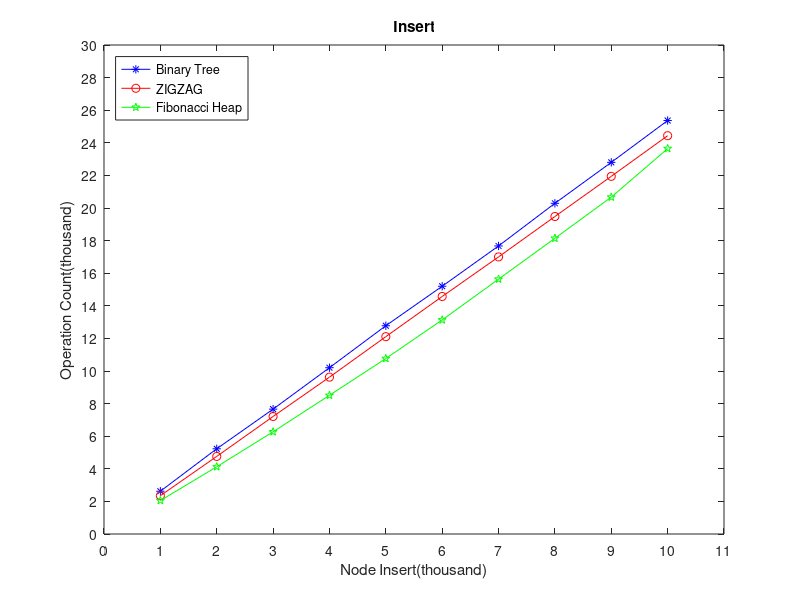
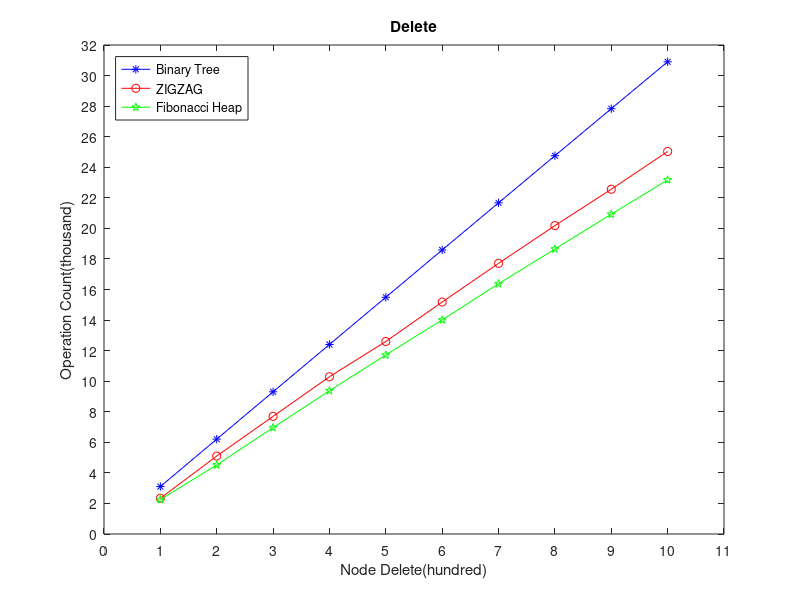
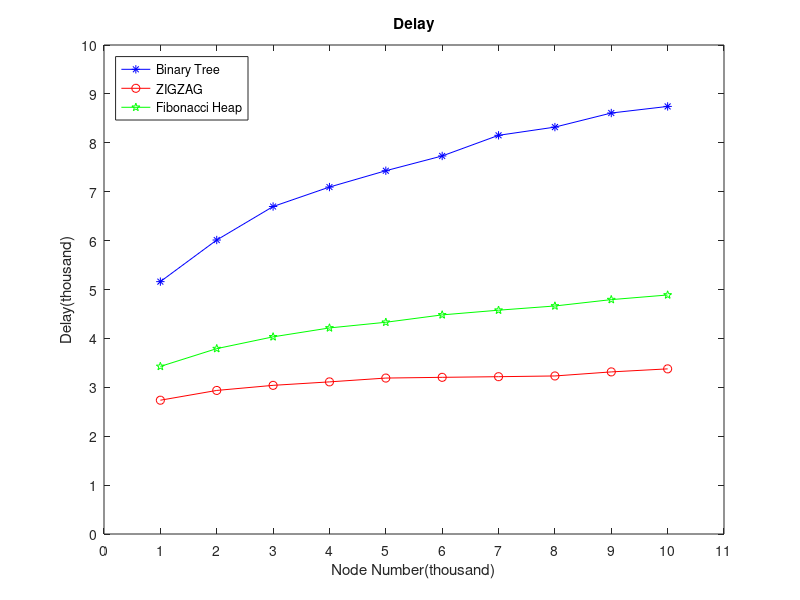
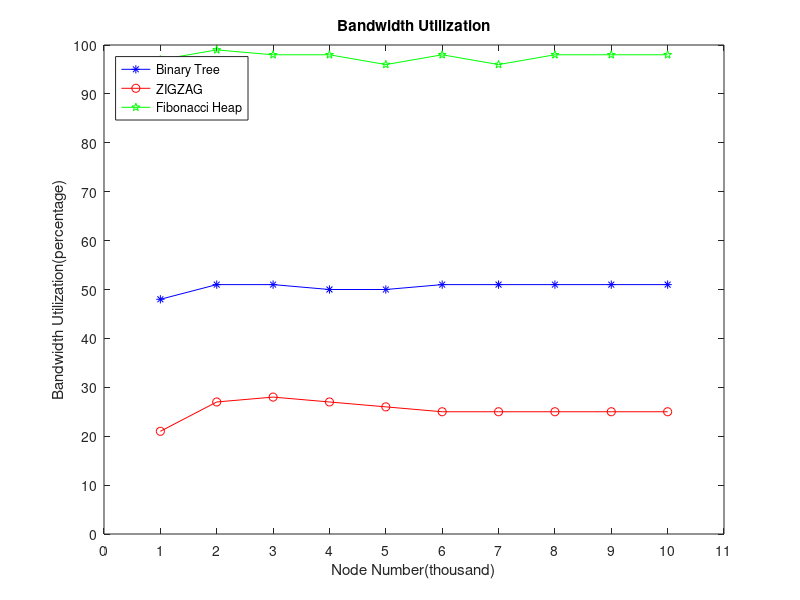

The MATLAB source for these figures, in order:
figure(1);
x = 1:1:10;
a = [2.624, 5.228, 7.660, 10.202, 12.778, 15.200, 17.672, 20.288, 22.800, 25.366];
b = [2.350, 4.760, 7.210, 9.623, 12.107, 14.572, 17.000, 19.478, 21.943, 24.436];
c = [2.050, 4.125, 6.270, 8.509, 10.764, 13.134, 15.635, 18.141, 20.666, 23.645];
plot(x, a, '-*b', x, b, '-or', x, c, '-pg');
axis([0, 11, 0, 30])
set(gca, 'XTick', [0:1:11]);
set(gca, 'YTick', [0:2:32]);
legend({'Binary Tree', 'ZIGZAG', 'Fibonacci Heap'}, 'Location', 'northwest');
xlabel('Node Insert(thousand)');
ylabel('Operation Count(thousand)');
title('Insert');
saveas(gcf, 'insert.png');

figure(2);
x = 1:1:10;
a = [3.104	6.208	9.305	12.401	15.494	18.588	21.671	24.754	27.832	30.901];
b = [2.340	5.100	7.700	10.290	12.600	15.180	17.710	20.180	22.560	25.030];
c = [2.252	4.520	6.964	9.375	11.716	14.010	16.376	18.650	20.926	23.170];
plot(x, a, '-*b', x, b, '-or', x, c, '-pg');
axis([0, 11, 0, 32])
set(gca, 'XTick', [0:1:11]);
set(gca, 'YTick', [0:2:32]);
legend({'Binary Tree', 'ZIGZAG', 'Fibonacci Heap'}, 'Location', 'northwest');
xlabel('Node Delete(hundred)');
ylabel('Operation Count(thousand)');
title('Delete');
saveas(gcf, 'delete.png');

figure(3);
x = 1:1:10;
a = [5.161	6.012	6.697	7.095	7.429	7.731	8.153	8.321	8.609	8.744];
b = [2.736	2.936	3.040	3.111	3.189	3.204	3.217	3.232	3.315	3.377];
c = [3.427	3.791	4.032	4.214	4.330	4.481	4.577	4.663	4.793	4.888];
plot(x, a, '-*b', x, b, '-or', x, c, '-pg');
axis([0, 11, 0, 10])
set(gca, 'XTick', [0:1:11]);
set(gca, 'YTick', [0:1:10]);
legend({'Binary Tree', 'ZIGZAG', 'Fibonacci Heap'}, 'Location', 'northwest');
xlabel('Node Number(thousand)');
ylabel('Delay(thousand)');
title('Delay');
saveas(gcf, 'delay.png');

figure(4);
x = 1:1:10;
a = [48	51	51	50	50	51	51	51	51	51];
b = [21	27	28	27	26	25	25	25	25	25];
c = [97	99	98	98	96	98	96	98	98	98];
plot(x, a, '-*b', x, b, '-or', x, c, '-pg');
axis([0, 11, 0, 100])
set(gca, 'XTick', [0:1:11]);
set(gca, 'YTick', [0:10:100]);
legend({'Binary Tree', 'ZIGZAG', 'Fibonacci Heap'}, 'Location', 'northwest');
xlabel('Node Number(thousand)');
ylabel('Bandwidth Utilization(percentage)');
title('Bandwidth Utilization');
saveas(gcf, 'bandwidth-util.png');